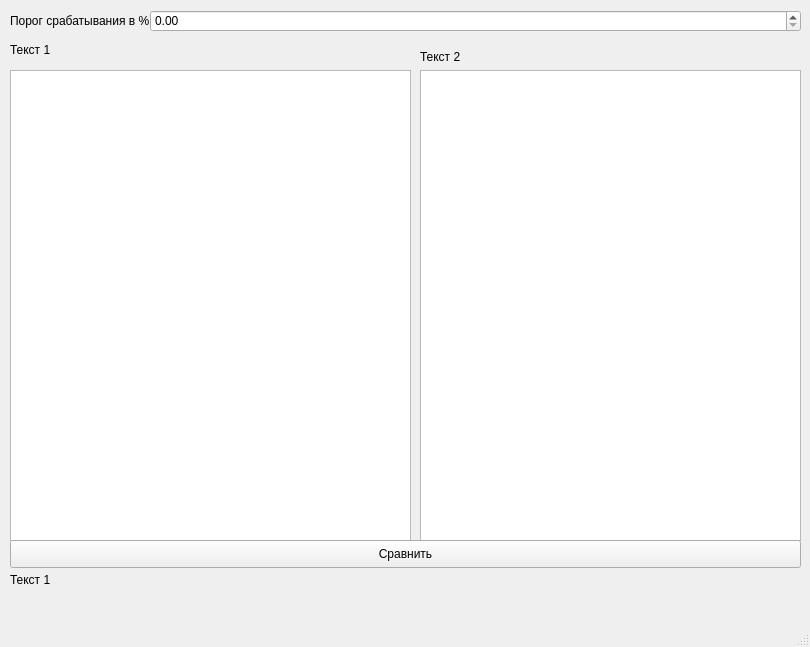
<?xml version="1.0" encoding="UTF-8"?>
<ui version="4.0">
 <class>MainWindow</class>
 <widget class="QMainWindow" name="MainWindow">
  <property name="geometry">
   <rect>
    <x>0</x>
    <y>0</y>
    <width>810</width>
    <height>647</height>
   </rect>
  </property>
  <property name="windowTitle">
   <string>MainWindow</string>
  </property>
  <widget class="QWidget" name="centralwidget">
   <widget class="QDoubleSpinBox" name="spin">
    <property name="geometry">
     <rect>
      <x>150</x>
      <y>10</y>
      <width>651</width>
      <height>22</height>
     </rect>
    </property>
   </widget>
   <widget class="QLabel" name="label">
    <property name="geometry">
     <rect>
      <x>10</x>
      <y>10</y>
      <width>141</width>
      <height>21</height>
     </rect>
    </property>
    <property name="text">
     <string>Порог срабатывания в %</string>
    </property>
   </widget>
   <widget class="QLabel" name="label_2">
    <property name="geometry">
     <rect>
      <x>10</x>
      <y>40</y>
      <width>47</width>
      <height>20</height>
     </rect>
    </property>
    <property name="text">
     <string>Текст 1</string>
    </property>
   </widget>
   <widget class="QLabel" name="label_3">
    <property name="geometry">
     <rect>
      <x>420</x>
      <y>50</y>
      <width>47</width>
      <height>13</height>
     </rect>
    </property>
    <property name="text">
     <string>Текст 2</string>
    </property>
   </widget>
   <widget class="QTextEdit" name="text1">
    <property name="geometry">
     <rect>
      <x>10</x>
      <y>70</y>
      <width>401</width>
      <height>471</height>
     </rect>
    </property>
   </widget>
   <widget class="QTextEdit" name="text2">
    <property name="geometry">
     <rect>
      <x>420</x>
      <y>70</y>
      <width>381</width>
      <height>471</height>
     </rect>
    </property>
   </widget>
   <widget class="QPushButton" name="runner">
    <property name="geometry">
     <rect>
      <x>10</x>
      <y>540</y>
      <width>791</width>
      <height>28</height>
     </rect>
    </property>
    <property name="text">
     <string>Сравнить</string>
    </property>
   </widget>
   <widget class="QLabel" name="stat">
    <property name="geometry">
     <rect>
      <x>10</x>
      <y>570</y>
      <width>791</width>
      <height>20</height>
     </rect>
    </property>
    <property name="text">
     <string>Текст 1</string>
    </property>
   </widget>
  </widget>
  <widget class="QMenuBar" name="menubar">
   <property name="geometry">
    <rect>
     <x>0</x>
     <y>0</y>
     <width>810</width>
     <height>26</height>
    </rect>
   </property>
  </widget>
  <widget class="QStatusBar" name="statusbar"/>
 </widget>
 <resources/>
 <connections/>
</ui>
